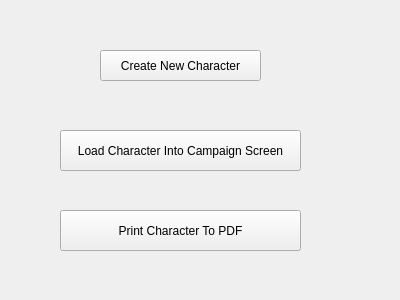
<?xml version="1.0" encoding="UTF-8"?>
<ui version="4.0">
 <class>mainMenuForm</class>
 <widget class="QWidget" name="mainMenuForm">
  <property name="geometry">
   <rect>
    <x>0</x>
    <y>0</y>
    <width>400</width>
    <height>300</height>
   </rect>
  </property>
  <property name="windowTitle">
   <string>Main Menu</string>
  </property>
  <widget class="QPushButton" name="newCharButton">
   <property name="geometry">
    <rect>
     <x>100</x>
     <y>50</y>
     <width>161</width>
     <height>31</height>
    </rect>
   </property>
   <property name="text">
    <string>Create New Character</string>
   </property>
  </widget>
  <widget class="QPushButton" name="campaignButton">
   <property name="geometry">
    <rect>
     <x>60</x>
     <y>130</y>
     <width>241</width>
     <height>41</height>
    </rect>
   </property>
   <property name="text">
    <string>Load Character Into Campaign Screen</string>
   </property>
  </widget>
  <widget class="QPushButton" name="pdfButton">
   <property name="geometry">
    <rect>
     <x>60</x>
     <y>210</y>
     <width>241</width>
     <height>41</height>
    </rect>
   </property>
   <property name="text">
    <string>Print Character To PDF</string>
   </property>
  </widget>
 </widget>
 <resources/>
 <connections/>
</ui>
